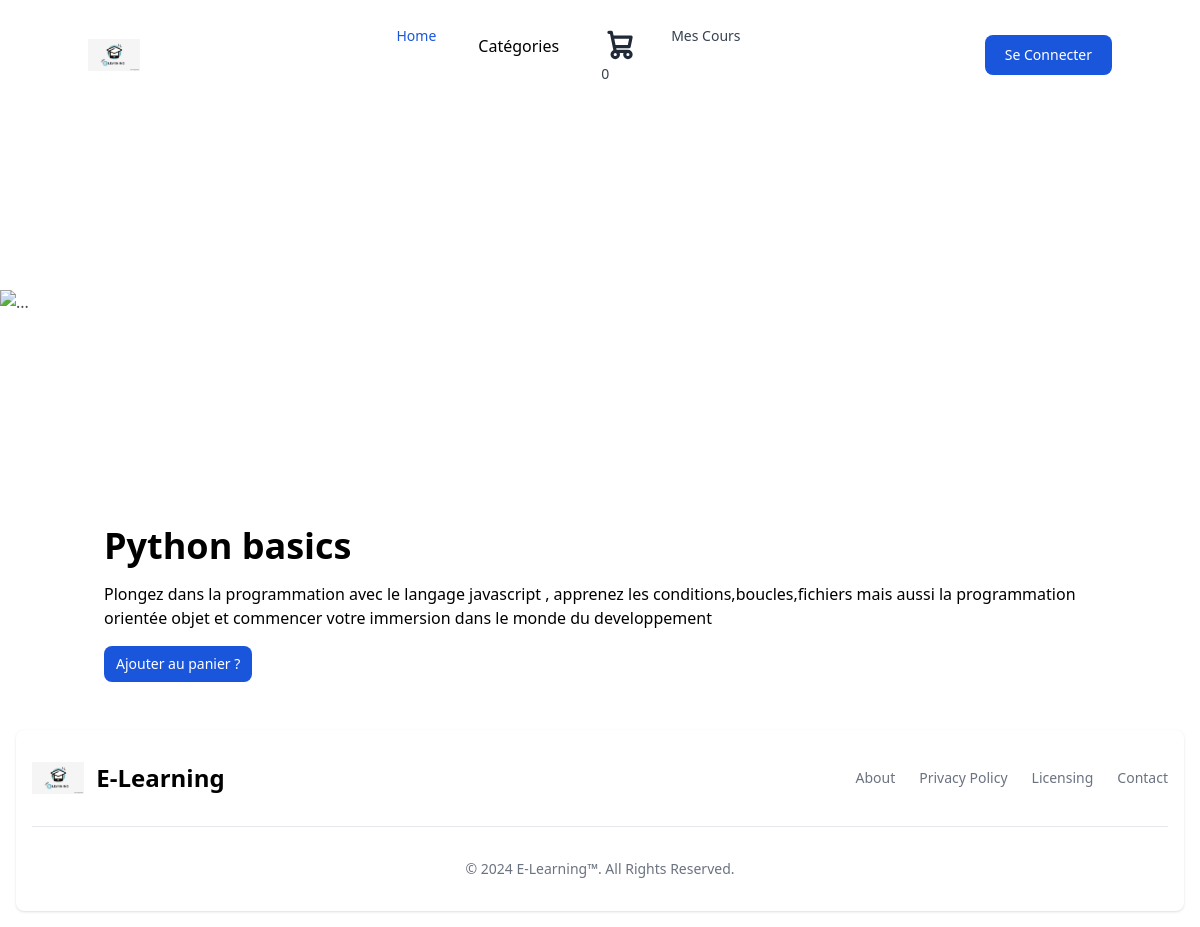
The page /course/1 on the database its author committed.
### src/models.py (models this page shows, shortened)
class Course(db.Model):
    id = db.Column(db.Integer, primary_key=True)
    title = db.Column(db.String(100), nullable=False)
    description = db.Column(db.Text, nullable=False)
    price = db.Column(db.Float, nullable=False)
    image = db.Column(db.String(255))  # Chemin de l'image de présentation du cours
    videos = relationship("Video", back_populates="course")
    category_id = Column(Integer, ForeignKey('categories.id'))
    category = relationship("Category", back_populates="courses")
    courselist = db.relationship("CourseList", back_populates="course")

### src/student.py (the view)
@app.route('/course/<int:course_id>')
def course_description(course_id):
    course = getCourseByID(course_id)
    if course:
        return render_template('Student/description.html', ici=course)
    return "Course not found", 404

### src/models.py (called while the page is built)
def getCourseByID(courseId):
    course = Course.query.get(courseId)
    return course

### src/templates/Student/description.html (shortened to what this page needs)
{% extends "layouts/base.html" %}
{% block content%}
   {%include 'shared/carousel.html'%}
    <div class="container mx-auto px-4 py-8">
      <h1 class="text-4xl font-bold mb-4">{{ ici.title }}</h1>
      <p class="mb-4">{{ ici.description }}</p>
      <a href="#" class="inline-flex items-center px-3 py-2 text-sm font-medium text-center text-white bg-blue-700 rounded-lg hover:bg-blue-800 focus:ring-4 focus:outline-none focus:ring-blue-300 add-to-cart-btn" data-id="{{ ici.id }}">
          Ajouter au panier ?
      </a>
  </div>
{% endblock%}

### rows shown on the page
Course: title "Python basics", description "Plongez dans la programmation avec le langage javascript , apprenez les conditions,boucles,fichiers mais aussi la programmation orientée objet et commencer votre immersion dans le monde du developpement"
